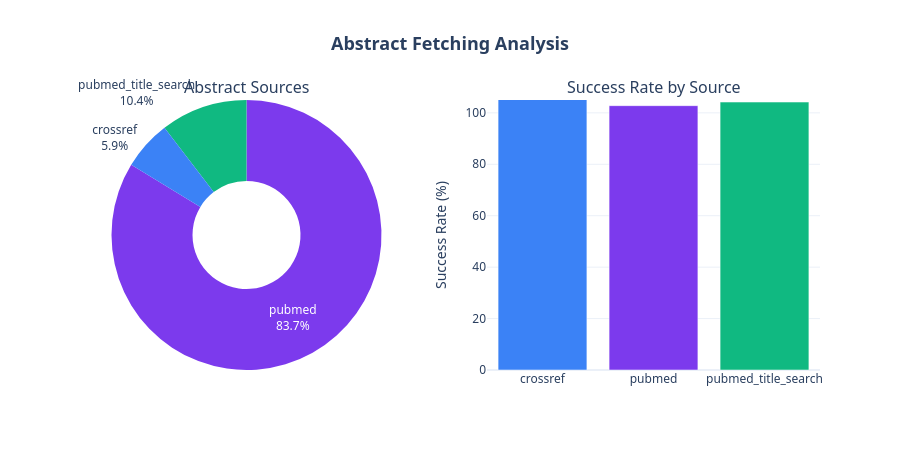

The cell this chart's notebook holds for it:
### Markdown cell above
---
## 🔍 Abstract Fetching Results

Analysis of abstract retrieval from PubMed and CrossRef.

### Code cell
# ══════════════════════════════════════════════════════════════════════════════
#  ABSTRACT FETCHING SUCCESS RATES
# ══════════════════════════════════════════════════════════════════════════════

# Calculate success metrics
abstracts['has_abstract'] = abstracts['abstract'].notna() & (abstracts['abstract'].str.len() > 0)

# By source
source_stats = abstracts.groupby('abstract_source').agg(
    total=('study_id', 'count'),
    with_abstract=('has_abstract', 'sum')
).reset_index()
source_stats['success_rate'] = (source_stats['with_abstract'] / source_stats['total'] * 100).round(1)

fig = make_subplots(
    rows=1, cols=2,
    specs=[[{'type': 'pie'}, {'type': 'bar'}]],
    subplot_titles=('Abstract Sources', 'Success Rate by Source')
)

# Pie chart - sources
fig.add_trace(
    go.Pie(
        labels=source_stats['abstract_source'],
        values=source_stats['total'],
        hole=0.4,
        marker_colors=[COLORS['primary'], COLORS['secondary'], COLORS['success'], COLORS['info'], COLORS['warning']],
        textinfo='percent+label',
        hovertemplate='<b>%{label}</b><br>Count: %{value:,}<br>%{percent}<extra></extra>'
    ),
    row=1, col=1
)

# Bar chart - success rates
fig.add_trace(
    go.Bar(
        x=source_stats['abstract_source'],
        y=source_stats['success_rate'],
        marker_color=[COLORS['primary'], COLORS['secondary'], COLORS['success'], COLORS['info'], COLORS['warning']][:len(source_stats)],
        text=source_stats['success_rate'].apply(lambda x: f'{x:.1f}%'),
        textposition='outside',
        hovertemplate='<b>%{x}</b><br>Success Rate: %{y:.1f}%<extra></extra>'
    ),
    row=1, col=2
)

fig.update_layout(
    title='<b>Abstract Fetching Analysis</b>',
    height=450,
    font_family='Segoe UI, sans-serif',
    title_font_size=18,
    title_x=0.5,
    showlegend=False,
    template=template,
)

fig.update_yaxes(title_text='Success Rate (%)', row=1, col=2, range=[0, 105])

fig.show()

### Figure 1 — Plotly figure (JSON) as saved in the notebook; plotly's stock layout.template omitted (floating-point values rounded to 4 significant figures)
{"data": [{"domain": {"x": [0, 0.45], "y": [0, 1]}, "hole": 0.4, "hovertemplate": "<b>%{label}</b><br>Count: %{value:,}<br>%{percent}<extra></extra>", "labels": ["crossref", "pubmed", "pubmed_title_search"], "marker": {"colors": ["#3B82F6", "#7C3AED", "#10B981", "#06B6D4", "#D97706"]}, "textinfo": "percent+label", "type": "pie", "values": [624, 8852, 1099]}, {"hovertemplate": "<b>%{x}</b><br>Success Rate: %{y:.1f}%<extra></extra>", "marker": {"color": ["#3B82F6", "#7C3AED", "#10B981"]}, "text": ["112.7%", "102.8%", "104.2%"], "textposition": "outside", "type": "bar", "x": ["crossref", "pubmed", "pubmed_title_search"], "xaxis": "x", "y": [112.7, 102.8, 104.2], "yaxis": "y"}], "layout": {"annotations": [{"font": {"size": 16}, "showarrow": false, "text": "Abstract Sources", "x": 0.225, "xanchor": "center", "xref": "paper", "y": 1, "yanchor": "bottom", "yref": "paper"}, {"font": {"size": 16}, "showarrow": false, "text": "Success Rate by Source", "x": 0.775, "xanchor": "center", "xref": "paper", "y": 1, "yanchor": "bottom", "yref": "paper"}], "font": {"family": "Segoe UI, sans-serif"}, "height": 450, "showlegend": false, "title": {"font": {"size": 18}, "text": "<b>Abstract Fetching Analysis</b>", "x": 0.5}, "xaxis": {"anchor": "y", "domain": [0.55, 1]}, "yaxis": {"anchor": "x", "domain": [0, 1], "range": [0, 105], "title": {"text": "Success Rate (%)"}}}}
